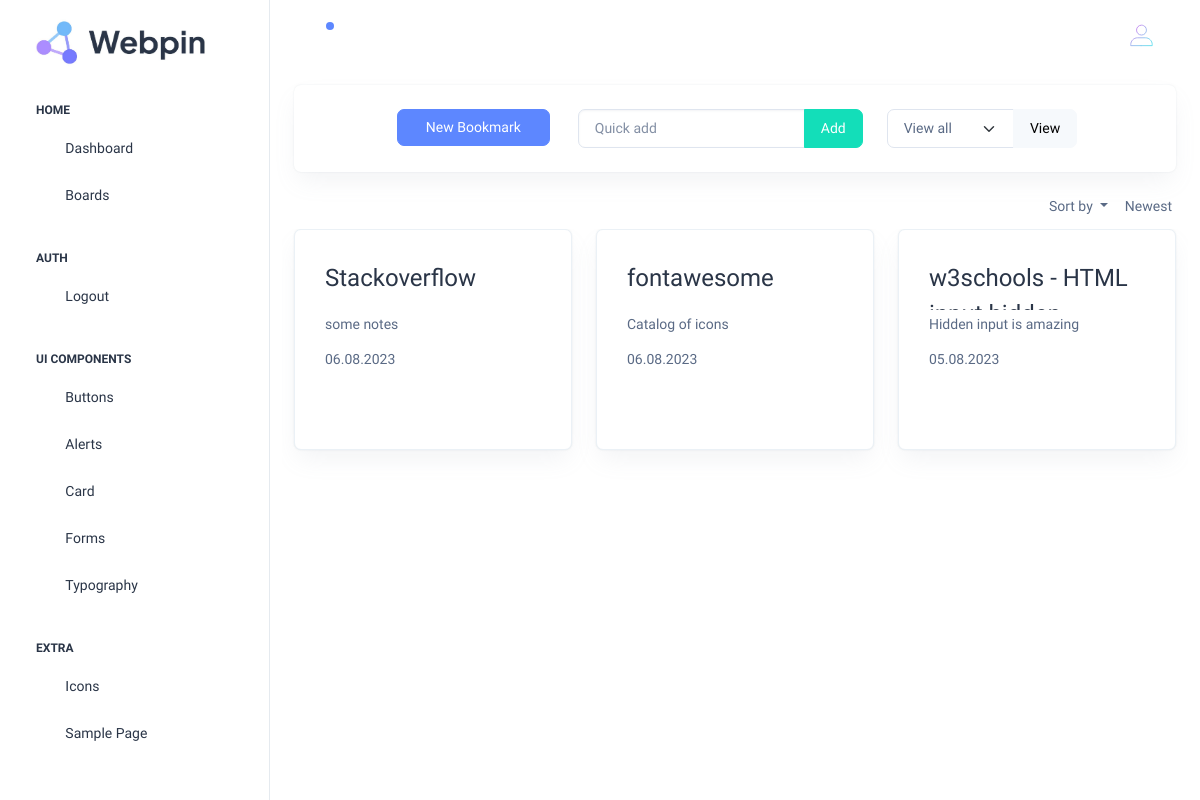
The app's page /bookmark_gallery (signed in), older data.
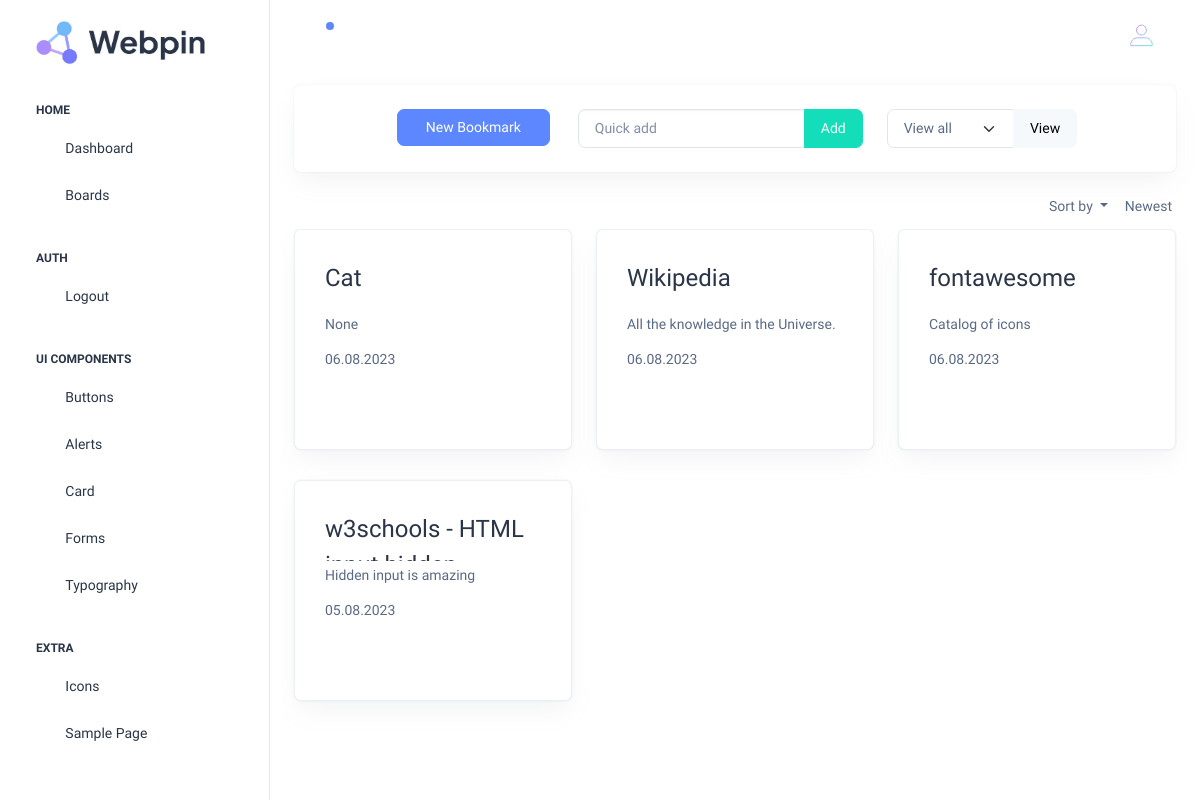
The same page, newer data.
### bookmarks/models.py (models this page shows, shortened)
class Bookmark(models.Model):
    title = models.CharField(max_length=500, null=True, blank=False)
    address = models.CharField(max_length=1_000)
    notes = models.CharField(max_length=100_000, null=True, blank=False)
    category = models.CharField(max_length=250, null=True, blank=False)
    save_date = models.DateTimeField(auto_now_add=True)
    author = models.ForeignKey(settings.AUTH_USER_MODEL, on_delete=models.CASCADE)

### bookmarks/views.py (the view, shortened to what this page needs)
# urls.py: path('bookmark_gallery', views.bookmark_gallery, name='bookmark_gallery'),
@login_required(login_url="/login_user")
def bookmark_gallery(request):
    context = {}
    bookmarks = Bookmark.objects.filter(author=request.user.id).order_by('-save_date')
    context['bookmarks'] = bookmarks
    bookmark_list = [bookmark for bookmark in bookmarks]
    catagories = list(set([entry.category for entry in bookmark_list if entry.category != '']))
    context['catagories'] = catagories
    return render(request, 'bookmarks/bookmark_gallery.html', context)

### bookmarks/templates/bookmarks/bookmark_gallery.html (shortened to what this page needs)
{% extends 'dashboardhome/template.html' %}
{% block content %}
{% load static %}
<div class="card mb-lg-3">
  <div class="card-body p-4 ">
    <div class="row d-flex justify-content-center">
      <div class="col-lg-auto col-md-auto col-sm-12">
        <div class="row mx-1">
          <a type="button" data-bs-toggle="modal" data-bs-target="#AddBookmarkModal" class="btn btn-primary">New Bookmark</a>
        </div>
      </div>
      <div class="col-lg-auto col-md-auto col-sm-12">
        <form method=POST>
          <div class="row">
            <div class="col-auto input-group">
              <input class="form-control" type="text" name="quickaddurl" placeholder="Quick add">
              <input class="btn btn-success" type="submit" value="Add">
            </div>
          </div>
        </form>
      </div>
      <div class="col-lg-3 col-md-auto col-sm-12">
          <form method=POST>
            <div class="input-group">
              <select class="form-select" name="selected_bookmark_category">
                <option selected>View all</option>
              </select>
              <input class="btn btn-light" type="submit" name="select_category" value="View">
            </div>
          </form>
      </div>
    </div>
  </div>
</div>
<div class="row mb-1">
  <div class="container-fluid d-flex justify-content-end align-items-center">
    <form method=POST>
      <div class="dropdown">
        <button class="btn btn-outline-link dropdown-toggle" type="button" data-bs-toggle="dropdown" aria-expanded="false">
          Sort by
        </button>
      </div>
    </form>
    <span class="align-middle me-1">{% if sortby %} Oldest {% else %} Newest {% endif %}</span>
  </div>
</div>
<div class="row">
  <div class="col-12 overflow-auto">
    <div class="row">
      {% if bookmarks %}{% for bookmark in bookmarks %}
      <div class="col-md-4">
          <div class="card border">
            <div class="card-body">
              <div class="row mb-1">
                <div class="col-auto overflow-hidden" style="height: 50px;">
                  <span>
                    <a href="{{bookmark.address}}" class="card-title fs-7 " target="_blank" rel="noopener noreferrer" >
                      {{bookmark.title}}
                    </a>
                  </span>
                </div>
              </div>
              {% if bookmark.notes == None %}
                <p class="card-text overflow-hidden" style="height: 25px; ">...</p>
              {% else %}
                <p class="card-text overflow-hidden" style="height: 25px; ">{{bookmark.notes}}</p>
              {% endif %}
              <h6 class="card-subtitle text-muted me-1 mb-3">{{bookmark.save_date|date:"d.m.Y"}}</h6>
              <div class="row">
                <div class="col-auto">
                  <a type="button" data-bs-toggle="modal" data-bs-target="#EditBookmarkModal{{ bookmark.id }}" class="card-title"><i class="ti ti-edit fs-7 me-2"></i></a>
                  <a type="button" data-bs-toggle="modal" data-bs-target="#DeleteBookmarkModal{{ bookmark.id }}" class="card-title"><i class="ti ti-trash fs-7"></i></a>
                </div>
              </div>
            </div>
          </div>
      </div>
      {% endfor %}{% endif %}
    </div>
  </div>
{% endblock %}

### dashboardhome/templates/dashboardhome/template.html (shortened to what this page needs)
<!doctype html>
<html lang="en">
<head>
  {% load static %}
  <link rel="stylesheet" type="text/css" href="{% static 'css/styles.css' %}">
  <link rel="stylesheet" type="text/css" href="{% static 'css/styles.min.css' %}">
  <link rel="stylesheet" href="https://cdn.jsdelivr.net/simplemde/latest/simplemde.min.css">
</head>
<body>
  <div class="page-wrapper" id="main-wrapper" data-layout="vertical" data-navbarbg="skin6" data-sidebartype="full"
    data-sidebar-position="fixed" data-header-position="fixed">
    <aside class="left-sidebar">
      <div>
        <div class="brand-logo d-flex align-items-center justify-content-between">
          <a href="{% url 'home' %}" class="text-nowrap logo-img">
            <img src="{% static 'images/logos/webpin.jpg' %}" width="200" alt="" class="mt-3" />
          </a>
        </div>
        <nav class="sidebar-nav scroll-sidebar" data-simplebar="">
          <ul id="sidebarnav">
            <li class="nav-small-cap">
              <span class="hide-menu">Home</span>
            </li>
            <li class="sidebar-item">
              <a class="sidebar-link" href="{% url 'home' %}" aria-expanded="false">
                <span>
                  <i class="ti ti-layout-dashboard"></i>
                </span>
                <span class="hide-menu">Dashboard</span>
              </a>
            </li>
            <li class="sidebar-item">
              <a class="sidebar-link" href="{% url 'boards' %}" aria-expanded="false">
                <span>
                  <i class="ti ti-article"></i>
                </span>
                <span class="hide-menu">Boards</span>
              </a>
            </li>
            <li class="nav-small-cap">
              <span class="hide-menu">AUTH</span>
            </li>
            {% if user.is_authenticated %}
            <li class="sidebar-item">
              <a class="sidebar-link" href="{% url 'logout_user' %}" aria-expanded="false">
                <span>
                  <i class="ti ti-logout"></i>
                </span>
                <span class="hide-menu">Logout</span>
              </a>
            </li>
            {% endif %}
            {% if user.is_superuser %}
            <li class="nav-small-cap">
              <span class="hide-menu">UI COMPONENTS</span>
            </li>
            <li class="sidebar-item">
              <a class="sidebar-link" href="{% url 'buttons' %}" aria-expanded="false">
                <span>
                  <i class="ti ti-square"></i>
                </span>
                <span class="hide-menu">Buttons</span>
              </a>
            </li>
            <li class="sidebar-item">
              <a class="sidebar-link" href="{% url 'alerts' %}" aria-expanded="false">
                <span>
                  <i class="ti ti-alert-circle"></i>
                </span>
                <span class="hide-menu">Alerts</span>
              </a>
            </li>
            <li class="sidebar-item">
              <a class="sidebar-link" href="{% url 'cards' %}" aria-expanded="false">
                <span>
                  <i class="ti ti-cards"></i>
                </span>
                <span class="hide-menu">Card</span>
              </a>
            </li>
            <li class="sidebar-item">
              <a class="sidebar-link" href="{% url 'forms' %}" aria-expanded="false">
                <span>
                  <i class="ti ti-file-description"></i>
                </span>
                <span class="hide-menu">Forms</span>
              </a>
            </li>
            <li class="sidebar-item">
              <a class="sidebar-link" href="{% url 'typography' %}" aria-expanded="false">
                <span>
                  <i class="ti ti-typography"></i>
                </span>
                <span class="hide-menu">Typography</span>
              </a>
            </li>
            <li class="nav-small-cap">
              <span class="hide-menu">EXTRA</span>
            </li>
            <li class="sidebar-item">
              <a class="sidebar-link" href="{% url 'icons' %}" aria-expanded="false">
                <span>
                  <i class="ti ti-mood-happy"></i>
                </span>
                <span class="hide-menu">Icons</span>
              </a>
            </li>
            <li class="sidebar-item">
              <a class="sidebar-link" href="{% url 'sample' %}" aria-expanded="false">
                <span>
                  <i class="ti ti-aperture"></i>
                </span>
                <span class="hide-menu">Sample Page</span>
              </a>
            </li>
            {% endif %}
          </ul>
        </nav>
      </div>
    </aside>
    <div class="body-wrapper">
      <header class="app-header">
        <nav class="navbar navbar-expand-lg navbar-light">
          <ul class="navbar-nav">
            <li class="nav-item">
              <a class="nav-link nav-icon-hover" href="javascript:void(0)">
                <i class="ti ti-bell-ringing"></i>
                  <div class="notification bg-primary rounded-circle"></div>
              </a>
            </li>
          </ul>
          <div class="navbar-collapse justify-content-end px-0" id="navbarNav">
            <ul class="navbar-nav flex-row ms-auto align-items-center justify-content-end">
              <li class="nav-item dropdown">
                <a class="nav-link nav-icon-hover" href="javascript:void(0)" id="drop2" data-bs-toggle="dropdown"
                  aria-expanded="false">
                  <img src="{% static 'images/profile/21-avatar.svg' %}" alt="" width="35" height="35" class="rounded-circle">
                </a>
              </li>
            </ul>
          </div>
        </nav>
      </header>
      <div class="container-fluid">
        {% block content %}{% endblock %}
      </div>
    </div>
  </div>
</body>
</html>

Row changes from the older to the newer data that the page shows:
removed Bookmark: title "Stackoverflow", notes "some notes", save_date "06.08.2023"
added Bookmark: title "Cat", notes "None", save_date "06.08.2023"
added Bookmark: title "Wikipedia", notes "All the knowledge in the Universe.", save_date "06.08.2023"
